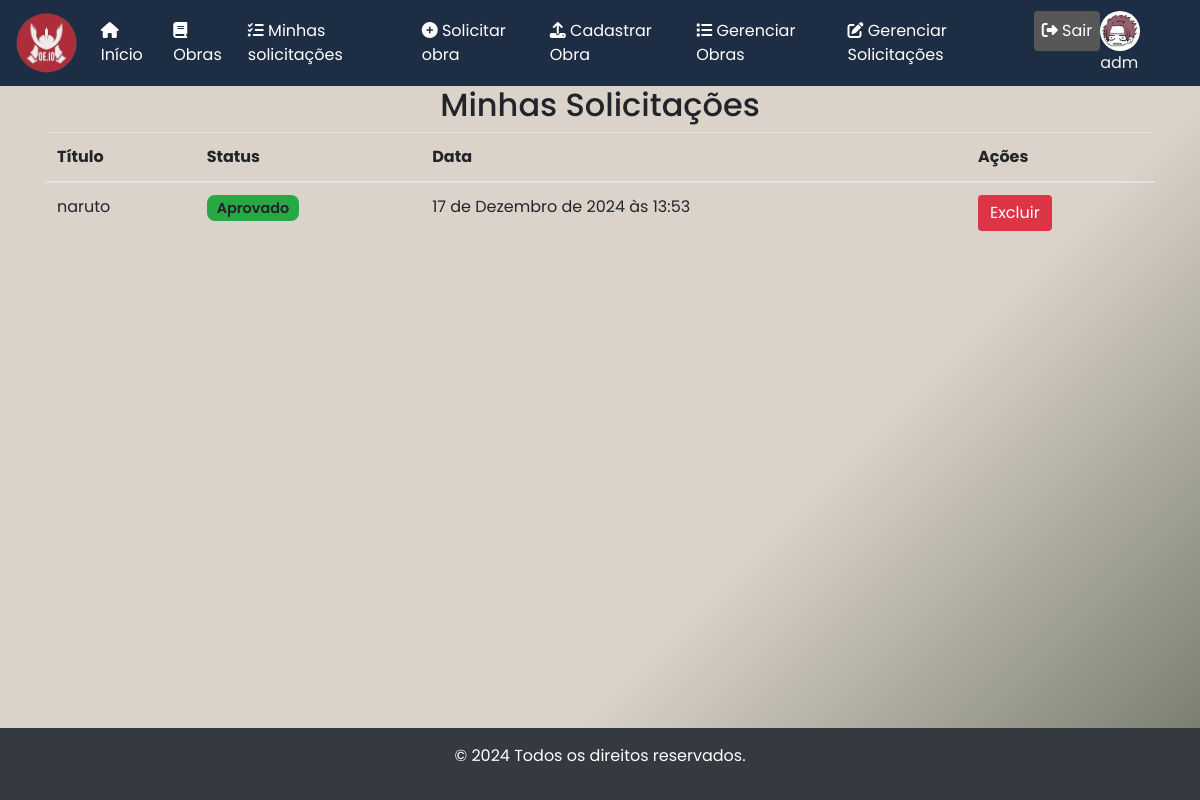
/minhas-solicitacoes/ (signed in), run on an earlier commit of the app's database.
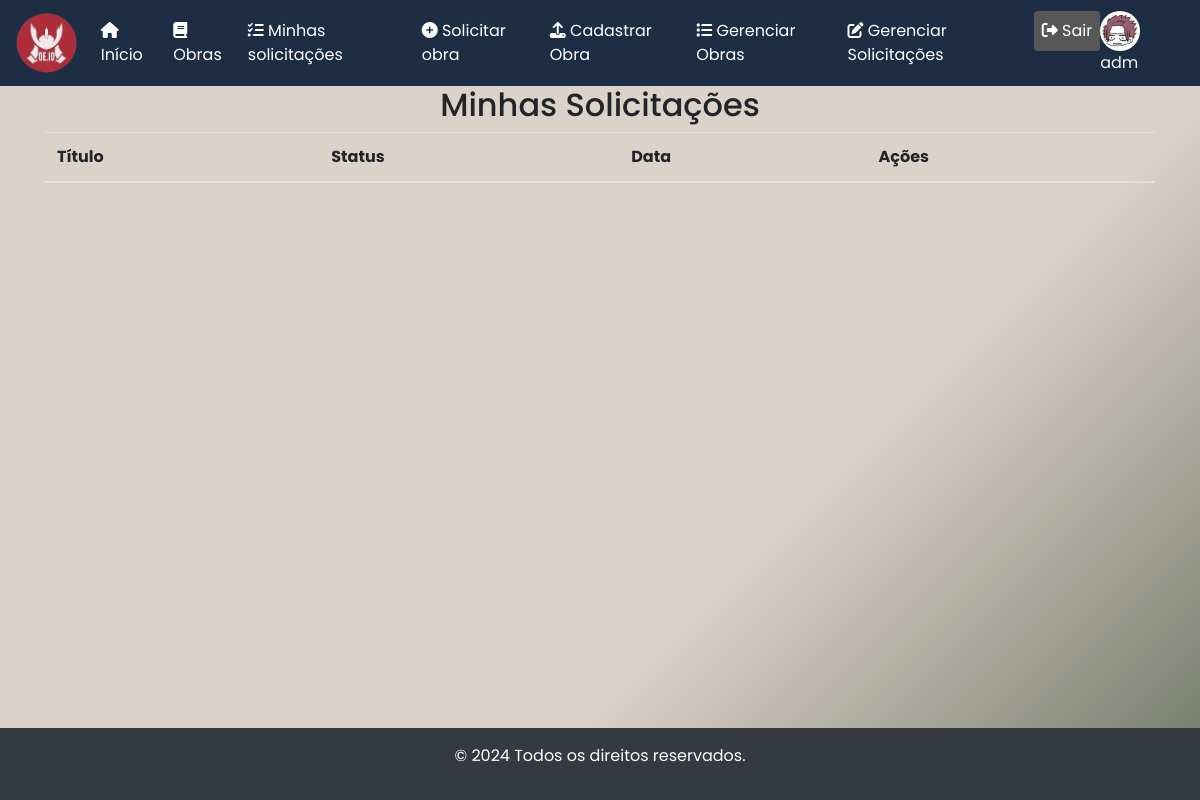
And on a later commit of the database.
### core/models.py (models this page shows, shortened)
class SolicitacaoObra(models.Model):
    usuario = models.ForeignKey(User, on_delete=models.CASCADE, related_name="solicitacoes")
    titulo = models.CharField(max_length=200)
    data_solicitacao = models.DateTimeField(auto_now_add=True)
    status = models.CharField(
        max_length=20,
        choices=(
            ('Pendente', 'Pendente'),
            ('Aprovada', 'Aprovada'),
            ('Recusada', 'Recusada')
        ),
        default='Pendente'
    )

### core/views.py (the view)
# urls.py: path('minhas-solicitacoes/', views.minhas_solicitacoes, name='minhas_solicitacoes'),
@login_required
def minhas_solicitacoes(request):
    solicitacoes = SolicitacaoObra.objects.filter(usuario=request.user)
    return render(request, 'minhas_solicitacoes.html', {'solicitacoes': solicitacoes})

### core/templates/minhas_solicitacoes.html (shortened to what this page needs)
{% extends 'modelo.html' %}
{% load static %}
{% block conteudo %}
<div class="container">
    <h2 class="text-center">Minhas Solicitações</h2>
    <table class="table">
        <thead>
            <tr>
                <th>Título</th>
                <th>Status</th>
                <th>Data</th>
                <th>Ações</th>
            </tr>
        </thead>
        <tbody>
            {% for solicitacao in solicitacoes %}
            <tr>
                <td>{{ solicitacao.titulo }}</td>
                <td>
                    {% if solicitacao.status == "aprovado" %}
                        <span class="badge bg-success">Aprovado</span>
                    {% elif solicitacao.status == "rejeitado" %}
                        <span class="badge bg-danger">Recusado</span>
                    {% else %}
                        <span class="badge bg-warning text-dark">Pendente</span>
                    {% endif %}
                </td>
                <td>{{ solicitacao.data_solicitacao }}</td>
                <td>
                    <a href="{% url 'excluir_solicitacao' solicitacao.id %}" class="btn btn-danger" onclick="return confirm('Tem certeza que deseja excluir esta solicitação?')">Excluir</a>
                </td>
            </tr>
            {% endfor %}
        </tbody>
    </table>
</div>
{% endblock %}

What changed in the data, as far as the page shows it:
removed SolicitacaoObra: titulo "naruto", status "Aprovado", data_solicitacao "17 de Dezembro de 2024 às 13:53"
